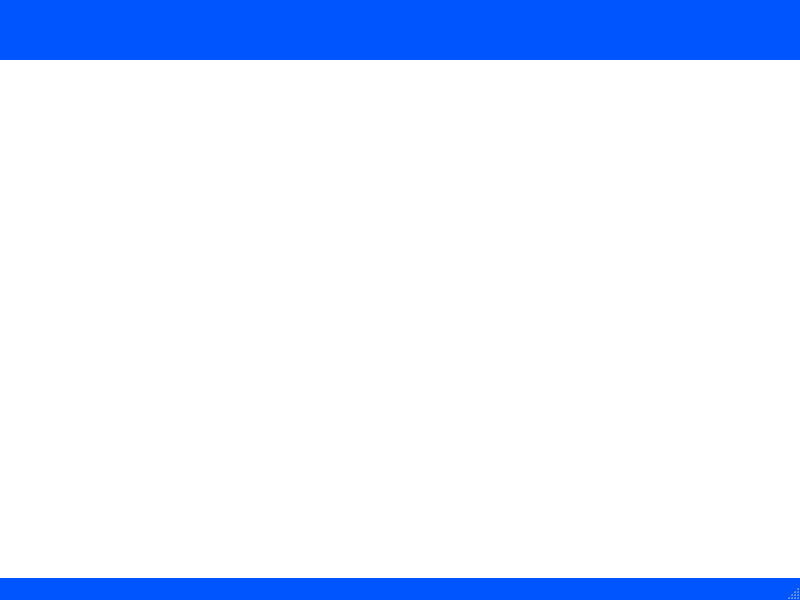
<?xml version="1.0" encoding="UTF-8"?>
<ui version="4.0">
 <class>prod_ship_dept</class>
 <widget class="QMainWindow" name="prod_ship_dept">
  <property name="geometry">
   <rect>
    <x>0</x>
    <y>0</y>
    <width>800</width>
    <height>600</height>
   </rect>
  </property>
  <property name="palette">
   <palette>
    <active>
     <colorrole role="WindowText">
      <brush brushstyle="SolidPattern">
       <color alpha="255">
        <red>0</red>
        <green>0</green>
        <blue>0</blue>
       </color>
      </brush>
     </colorrole>
     <colorrole role="Button">
      <brush brushstyle="SolidPattern">
       <color alpha="255">
        <red>0</red>
        <green>85</green>
        <blue>255</blue>
       </color>
      </brush>
     </colorrole>
     <colorrole role="Light">
      <brush brushstyle="SolidPattern">
       <color alpha="255">
        <red>127</red>
        <green>170</green>
        <blue>255</blue>
       </color>
      </brush>
     </colorrole>
     <colorrole role="Midlight">
      <brush brushstyle="SolidPattern">
       <color alpha="255">
        <red>63</red>
        <green>127</green>
        <blue>255</blue>
       </color>
      </brush>
     </colorrole>
     <colorrole role="Dark">
      <brush brushstyle="SolidPattern">
       <color alpha="255">
        <red>0</red>
        <green>42</green>
        <blue>127</blue>
       </color>
      </brush>
     </colorrole>
     <colorrole role="Mid">
      <brush brushstyle="SolidPattern">
       <color alpha="255">
        <red>0</red>
        <green>56</green>
        <blue>170</blue>
       </color>
      </brush>
     </colorrole>
     <colorrole role="Text">
      <brush brushstyle="SolidPattern">
       <color alpha="255">
        <red>0</red>
        <green>0</green>
        <blue>0</blue>
       </color>
      </brush>
     </colorrole>
     <colorrole role="BrightText">
      <brush brushstyle="SolidPattern">
       <color alpha="255">
        <red>255</red>
        <green>255</green>
        <blue>255</blue>
       </color>
      </brush>
     </colorrole>
     <colorrole role="ButtonText">
      <brush brushstyle="SolidPattern">
       <color alpha="255">
        <red>0</red>
        <green>0</green>
        <blue>0</blue>
       </color>
      </brush>
     </colorrole>
     <colorrole role="Base">
      <brush brushstyle="SolidPattern">
       <color alpha="255">
        <red>255</red>
        <green>255</green>
        <blue>255</blue>
       </color>
      </brush>
     </colorrole>
     <colorrole role="Window">
      <brush brushstyle="SolidPattern">
       <color alpha="255">
        <red>0</red>
        <green>85</green>
        <blue>255</blue>
       </color>
      </brush>
     </colorrole>
     <colorrole role="Shadow">
      <brush brushstyle="SolidPattern">
       <color alpha="255">
        <red>0</red>
        <green>0</green>
        <blue>0</blue>
       </color>
      </brush>
     </colorrole>
     <colorrole role="AlternateBase">
      <brush brushstyle="SolidPattern">
       <color alpha="255">
        <red>127</red>
        <green>170</green>
        <blue>255</blue>
       </color>
      </brush>
     </colorrole>
     <colorrole role="ToolTipBase">
      <brush brushstyle="SolidPattern">
       <color alpha="255">
        <red>255</red>
        <green>255</green>
        <blue>220</blue>
       </color>
      </brush>
     </colorrole>
     <colorrole role="ToolTipText">
      <brush brushstyle="SolidPattern">
       <color alpha="255">
        <red>0</red>
        <green>0</green>
        <blue>0</blue>
       </color>
      </brush>
     </colorrole>
    </active>
    <inactive>
     <colorrole role="WindowText">
      <brush brushstyle="SolidPattern">
       <color alpha="255">
        <red>0</red>
        <green>0</green>
        <blue>0</blue>
       </color>
      </brush>
     </colorrole>
     <colorrole role="Button">
      <brush brushstyle="SolidPattern">
       <color alpha="255">
        <red>0</red>
        <green>85</green>
        <blue>255</blue>
       </color>
      </brush>
     </colorrole>
     <colorrole role="Light">
      <brush brushstyle="SolidPattern">
       <color alpha="255">
        <red>127</red>
        <green>170</green>
        <blue>255</blue>
       </color>
      </brush>
     </colorrole>
     <colorrole role="Midlight">
      <brush brushstyle="SolidPattern">
       <color alpha="255">
        <red>63</red>
        <green>127</green>
        <blue>255</blue>
       </color>
      </brush>
     </colorrole>
     <colorrole role="Dark">
      <brush brushstyle="SolidPattern">
       <color alpha="255">
        <red>0</red>
        <green>42</green>
        <blue>127</blue>
       </color>
      </brush>
     </colorrole>
     <colorrole role="Mid">
      <brush brushstyle="SolidPattern">
       <color alpha="255">
        <red>0</red>
        <green>56</green>
        <blue>170</blue>
       </color>
      </brush>
     </colorrole>
     <colorrole role="Text">
      <brush brushstyle="SolidPattern">
       <color alpha="255">
        <red>0</red>
        <green>0</green>
        <blue>0</blue>
       </color>
      </brush>
     </colorrole>
     <colorrole role="BrightText">
      <brush brushstyle="SolidPattern">
       <color alpha="255">
        <red>255</red>
        <green>255</green>
        <blue>255</blue>
       </color>
      </brush>
     </colorrole>
     <colorrole role="ButtonText">
      <brush brushstyle="SolidPattern">
       <color alpha="255">
        <red>0</red>
        <green>0</green>
        <blue>0</blue>
       </color>
      </brush>
     </colorrole>
     <colorrole role="Base">
      <brush brushstyle="SolidPattern">
       <color alpha="255">
        <red>255</red>
        <green>255</green>
        <blue>255</blue>
       </color>
      </brush>
     </colorrole>
     <colorrole role="Window">
      <brush brushstyle="SolidPattern">
       <color alpha="255">
        <red>0</red>
        <green>85</green>
        <blue>255</blue>
       </color>
      </brush>
     </colorrole>
     <colorrole role="Shadow">
      <brush brushstyle="SolidPattern">
       <color alpha="255">
        <red>0</red>
        <green>0</green>
        <blue>0</blue>
       </color>
      </brush>
     </colorrole>
     <colorrole role="AlternateBase">
      <brush brushstyle="SolidPattern">
       <color alpha="255">
        <red>127</red>
        <green>170</green>
        <blue>255</blue>
       </color>
      </brush>
     </colorrole>
     <colorrole role="ToolTipBase">
      <brush brushstyle="SolidPattern">
       <color alpha="255">
        <red>255</red>
        <green>255</green>
        <blue>220</blue>
       </color>
      </brush>
     </colorrole>
     <colorrole role="ToolTipText">
      <brush brushstyle="SolidPattern">
       <color alpha="255">
        <red>0</red>
        <green>0</green>
        <blue>0</blue>
       </color>
      </brush>
     </colorrole>
    </inactive>
    <disabled>
     <colorrole role="WindowText">
      <brush brushstyle="SolidPattern">
       <color alpha="255">
        <red>0</red>
        <green>42</green>
        <blue>127</blue>
       </color>
      </brush>
     </colorrole>
     <colorrole role="Button">
      <brush brushstyle="SolidPattern">
       <color alpha="255">
        <red>0</red>
        <green>85</green>
        <blue>255</blue>
       </color>
      </brush>
     </colorrole>
     <colorrole role="Light">
      <brush brushstyle="SolidPattern">
       <color alpha="255">
        <red>127</red>
        <green>170</green>
        <blue>255</blue>
       </color>
      </brush>
     </colorrole>
     <colorrole role="Midlight">
      <brush brushstyle="SolidPattern">
       <color alpha="255">
        <red>63</red>
        <green>127</green>
        <blue>255</blue>
       </color>
      </brush>
     </colorrole>
     <colorrole role="Dark">
      <brush brushstyle="SolidPattern">
       <color alpha="255">
        <red>0</red>
        <green>42</green>
        <blue>127</blue>
       </color>
      </brush>
     </colorrole>
     <colorrole role="Mid">
      <brush brushstyle="SolidPattern">
       <color alpha="255">
        <red>0</red>
        <green>56</green>
        <blue>170</blue>
       </color>
      </brush>
     </colorrole>
     <colorrole role="Text">
      <brush brushstyle="SolidPattern">
       <color alpha="255">
        <red>0</red>
        <green>42</green>
        <blue>127</blue>
       </color>
      </brush>
     </colorrole>
     <colorrole role="BrightText">
      <brush brushstyle="SolidPattern">
       <color alpha="255">
        <red>255</red>
        <green>255</green>
        <blue>255</blue>
       </color>
      </brush>
     </colorrole>
     <colorrole role="ButtonText">
      <brush brushstyle="SolidPattern">
       <color alpha="255">
        <red>0</red>
        <green>42</green>
        <blue>127</blue>
       </color>
      </brush>
     </colorrole>
     <colorrole role="Base">
      <brush brushstyle="SolidPattern">
       <color alpha="255">
        <red>0</red>
        <green>85</green>
        <blue>255</blue>
       </color>
      </brush>
     </colorrole>
     <colorrole role="Window">
      <brush brushstyle="SolidPattern">
       <color alpha="255">
        <red>0</red>
        <green>85</green>
        <blue>255</blue>
       </color>
      </brush>
     </colorrole>
     <colorrole role="Shadow">
      <brush brushstyle="SolidPattern">
       <color alpha="255">
        <red>0</red>
        <green>0</green>
        <blue>0</blue>
       </color>
      </brush>
     </colorrole>
     <colorrole role="AlternateBase">
      <brush brushstyle="SolidPattern">
       <color alpha="255">
        <red>0</red>
        <green>85</green>
        <blue>255</blue>
       </color>
      </brush>
     </colorrole>
     <colorrole role="ToolTipBase">
      <brush brushstyle="SolidPattern">
       <color alpha="255">
        <red>255</red>
        <green>255</green>
        <blue>220</blue>
       </color>
      </brush>
     </colorrole>
     <colorrole role="ToolTipText">
      <brush brushstyle="SolidPattern">
       <color alpha="255">
        <red>0</red>
        <green>0</green>
        <blue>0</blue>
       </color>
      </brush>
     </colorrole>
    </disabled>
   </palette>
  </property>
  <property name="windowTitle">
   <string>MainWindow</string>
  </property>
  <widget class="QWidget" name="centralwidget">
   <widget class="QLabel" name="label">
    <property name="geometry">
     <rect>
      <x>0</x>
      <y>60</y>
      <width>801</width>
      <height>521</height>
     </rect>
    </property>
    <property name="styleSheet">
     <string notr="true">background-image: url('C:/source/pythonQSG/PyQt6 Apps/images/pharmamfg.png');
background-repeat: no-repeat;
background-position: center;
background-attachment: fixed;
background-color: white; /* Fallback color */</string>
    </property>
    <property name="text">
     <string/>
    </property>
   </widget>
  </widget>
  <widget class="QMenuBar" name="menubar">
   <property name="geometry">
    <rect>
     <x>0</x>
     <y>0</y>
     <width>800</width>
     <height>21</height>
    </rect>
   </property>
  </widget>
  <widget class="QStatusBar" name="statusbar"/>
 </widget>
 <resources/>
 <connections/>
</ui>
